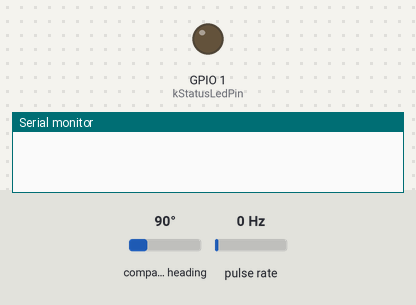
Recording of a sketch running on a simulated ESP32. On the bench: output pins drawn as LEDs (lit = HIGH), the last lines printed to the serial monitor. Wiring (inferred from the names in the program): pulse sensor: data GPIO 7; AS5600 angle sensor at I2C address 0x36. The inputs (shaded band) are chosen by the test bench; at power-on: pulse rate 0 Hz, compass heading 90°. Nothing arrives over Bluetooth unless stated; a phone connects over Bluetooth LE 3 s after start.

Above: at 0.1 s.
At 4.3 s:
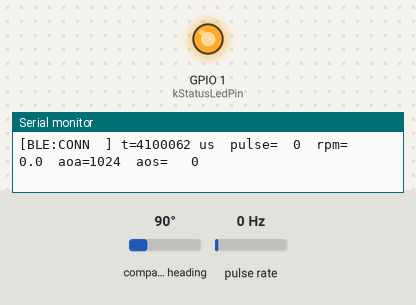
4.4 s: pulse rate (sensor on GPIO 7) set to 1 Hz
7.4 s: compass heading set to 10°
Timing chart, 0 to 10.4 s (numbered marks = the images above; inputs shaded):
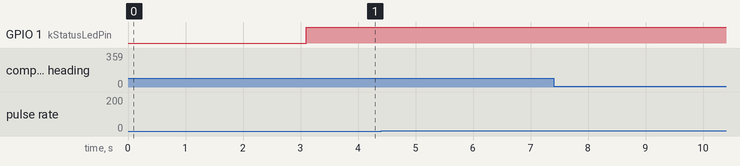

The sketch:

pulse_ble.ino
```cpp
/*
 * pulse_ble.ino
 *
 * エンコーダパルスを正確な 50 ms ウィンドウでカウントし、
 * BLE (Nordic UART Service) でパソコンに送信するスケッチ。
 *
 * ハードウェア構成は air_data と同一:
 *   エンコーダ      : D8 (RISING エッジ割り込み)
 *   バッテリ A/D    : A0
 *   AS5600 (AoA)    : ハードウェア I2C (Wire, デフォルト SDA/SCL)
 *   AS5600 (AoS)    : ソフトウェア I2C (Wire1, SDA=D2, SCL=D3)
 *   ステータス LED   : D0 (BLE 接続中 HIGH)
 *
 * サンプリングタイミング保証:
 *   - esp_timer を ESP_TIMER_ISR ディスパッチで使用し、
 *     正確な 50 ms 周期でパルス数スナップショットを取得する。
 *   - メインループの処理時間（I2C 読み取り・BLE 送信）は
 *     サンプリング周期に影響しない。
 *
 * BLE 送信フォーマット (CSV, LF 終端):
 *   timestamp_us,pulse_count,rpm,aoa_raw,aos_raw
 *
 * Windows / macOS での受信例:
 *   Web Bluetooth REPL、または BLE シリアルターミナルで
 *   NUS (Nordic UART Service) に接続し、TX Characteristic を Notify 登録する。
 */

#include <BLEDevice.h>
#include <BLEServer.h>
#include <BLEUtils.h>
#include <BLE2902.h>
#include <Wire.h>
#include <esp_timer.h>

// ── ピン定義 (air_data と同一) ────────────────────────────────────────────
constexpr uint8_t kEncoderPin      = D8;
constexpr uint8_t kBatterySensePin = A0;
constexpr uint8_t kStatusLedPin    = D0;
constexpr uint8_t kAosSdaPin       = D2;
constexpr uint8_t kAosSclPin       = D3;
constexpr bool    kEnableAosSensor = false;

// ── AS5600 ────────────────────────────────────────────────────────────────
constexpr uint8_t kAs5600Address  = 0x36;
constexpr uint8_t kAs5600RegAngle = 0x0C;

// ── サンプリング設定 ──────────────────────────────────────────────────────
constexpr uint32_t kSampleIntervalUs = 500000UL; // 500 ms
constexpr float    kSampleIntervalS  = 0.500f;
constexpr uint16_t kPulsesPerRev     = 1;         // ★ 1回転あたりのパルス数: 実機に合わせて変更

// ── BLE Nordic UART Service (NUS) UUID ───────────────────────────────────
static const char* kNusServiceUuid = "6E400001-B5A3-F393-E0A9-E50E24DCCA9E";
static const char* kNusTxUuid      = "6E400003-B5A3-F393-E0A9-E50E24DCCA9E";
static const char* kNusRxUuid      = "6E400002-B5A3-F393-E0A9-E50E24DCCA9E";

// ── ISR ↔ タスク間 共有データ ────────────────────────────────────────────
// ESP32 デュアルコア向け安全なスピンロック
static portMUX_TYPE g_slotMux = portMUX_INITIALIZER_UNLOCKED;

// エンコーダ ISR から加算されるカウンタ（32-bit 整列 → ESP32 上でアトミック読み取り可能）
volatile uint32_t g_totalPulseCount = 0;

struct SampleSlot {
  uint32_t pulseCount;   // 直前 50 ms 窓のパルス数
  uint32_t timestampUs;  // esp_timer 基準のスナップショット時刻 [us]
};

volatile SampleSlot g_slot      = {};
volatile bool       g_slotReady = false;

// タイマー ISR 内でのみ参照する前回カウント（保護不要）
static uint32_t g_prevPulseCount = 0;

// ── BLE ──────────────────────────────────────────────────────────────────
static BLECharacteristic* g_txChar       = nullptr;
static bool               g_bleConnected = false;

// ── AS5600 キャッシュ (別タスクが更新) ─────────────────────────────────
static volatile uint16_t g_aoaRaw       = 0;
static volatile uint16_t g_aosRaw       = 0;
static volatile bool     g_aoaAvailable = false;
static volatile bool     g_aosAvailable = false;

// ── エンコーダ割り込みハンドラ (IRAM) ────────────────────────────────────
void IRAM_ATTR handleEncoderPulse() {
  g_totalPulseCount++;
}

// ── 50 ms タイマーコールバック ──────────────────────────────────────────
// ESP_TIMER_TASK ディスパッチ: 専用の高優先度タイマータスクから呼ばれる。
// メインループ (Arduino loop タスク) とは独立して動作するため、
// ループの処理時間がサンプリング周期に影響しない。
void onSampleTimer(void* /*arg*/) {
  const uint32_t now   = (uint32_t)esp_timer_get_time();
  // volatile uint32_t の 32-bit 読み取りは ESP32 上でアトミック
  const uint32_t total = g_totalPulseCount;

  portENTER_CRITICAL(&g_slotMux);
  g_slot.pulseCount  = total - g_prevPulseCount;
  g_slot.timestampUs = now;
  g_slotReady        = true;
  portEXIT_CRITICAL(&g_slotMux);

  // g_prevPulseCount はタイマータスク内のみで使用するため保護不要
  g_prevPulseCount = total;
}

// ── BLE 接続コールバック ──────────────────────────────────────────────────
class ServerCallbacks : public BLEServerCallbacks {
  void onConnect(BLEServer*) override {
    g_bleConnected = true;
    digitalWrite(kStatusLedPin, HIGH);
  }
  void onDisconnect(BLEServer*) override {
    g_bleConnected = false;
    digitalWrite(kStatusLedPin, LOW);
    // 切断後に自動で再アドバタイズ
    BLEDevice::startAdvertising();
  }
};

// ── AS5600 読み取り関数 ─────────────────────────────────────────────────
static bool readAS5600(TwoWire& wire, uint16_t& rawAngle) {
  wire.beginTransmission(kAs5600Address);
  wire.write(kAs5600RegAngle);
  if (wire.endTransmission(false) != 0) return false;
  if (wire.requestFrom(kAs5600Address, (uint8_t)2) < 2) return false;
  rawAngle  = ((uint16_t)wire.read() << 8) & 0x0F00;
  rawAngle |= (uint16_t)wire.read();
  return true;
}

// ── AoA 読み取りタスク ──────────────────────────────────────────────────
// 動作確認済みのハードウェア I2C (Wire) のみを扱う。AoS 側が不安定でも AoA は継続する。
static void aoaTask(void* /*arg*/) {
  for (;;) {
    uint16_t rawAngle = 0;
    g_aoaAvailable = readAS5600(Wire, rawAngle);
    if (g_aoaAvailable) {
      g_aoaRaw = rawAngle;
    }
    vTaskDelay(pdMS_TO_TICKS(100));
  }
}

// ── AoS 読み取りタスク ──────────────────────────────────────────────────
// ソフトウェア I2C 側が不安定なためデフォルト無効。必要時のみ有効化する。
static void aosTask(void* /*arg*/) {
  for (;;) {
    uint16_t rawAngle = 0;
    g_aosAvailable = readAS5600(Wire1, rawAngle);
    if (g_aosAvailable) {
      g_aosRaw = rawAngle;
    }
    vTaskDelay(pdMS_TO_TICKS(100));
  }
}

// ── setup ─────────────────────────────────────────────────────────────────
void setup() {
  Serial.begin(115200);
  delay(100);

  pinMode(kStatusLedPin, OUTPUT);
  digitalWrite(kStatusLedPin, LOW);
  pinMode(kEncoderPin, INPUT_PULLUP);
  pinMode(kBatterySensePin, INPUT);

  // エンコーダ割り込み登録
  attachInterrupt(digitalPinToInterrupt(kEncoderPin), handleEncoderPulse, RISING);

  // I2C (air_data と同一設定)
  Wire.begin();
  Wire.setClock(400000);
  if (kEnableAosSensor) {
    Wire1.begin(kAosSdaPin, kAosSclPin);
    Wire1.setClock(400000);
  }

  // ── BLE 初期化 ────────────────────────────────────────────────────────
  BLEDevice::init("AirData-BLE");
  BLEServer* server = BLEDevice::createServer();
  server->setCallbacks(new ServerCallbacks());

  BLEService* svc = server->createService(kNusServiceUuid);

  // TX Characteristic: ESP32 → PC (Notify)
  g_txChar = svc->createCharacteristic(
    kNusTxUuid, BLECharacteristic::PROPERTY_NOTIFY);
  g_txChar->addDescriptor(new BLE2902());

  // RX Characteristic: PC → ESP32 (今回は受信処理なし、NUS 互換のため宣言)
  svc->createCharacteristic(
    kNusRxUuid, BLECharacteristic::PROPERTY_WRITE);

  svc->start();

  BLEAdvertising* adv = BLEDevice::getAdvertising();
  adv->addServiceUUID(kNusServiceUuid);
  adv->setScanResponse(true);
  BLEDevice::startAdvertising();

  // AS5600 読み取りタスク起動
  xTaskCreate(aoaTask, "aoa", 2048, nullptr, 1, nullptr);
  if (kEnableAosSensor) {
    xTaskCreate(aosTask, "aos", 2048, nullptr, 1, nullptr);
  }

  // ── 500 ms 周期ハードウェアタイマー ───────────────────────────────────
  // ESP_TIMER_ISR: ISR コンテキストで直接コールバックを実行し、
  // FreeRTOS タスクスケジューラのジッターを排除する。
  esp_timer_handle_t sampleTimer;
  const esp_timer_create_args_t timerArgs = {
    .callback              = onSampleTimer,
    .arg                   = nullptr,
    .dispatch_method       = ESP_TIMER_TASK,
    .name                  = "sample500ms",
    .skip_unhandled_events = false,
  };
  ESP_ERROR_CHECK(esp_timer_create(&timerArgs, &sampleTimer));
  ESP_ERROR_CHECK(esp_timer_start_periodic(sampleTimer, kSampleIntervalUs));

  Serial.println("[pulse_ble] ready – advertising as 'AirData-BLE'");
}

// ── loop ──────────────────────────────────────────────────────────────────
void loop() {
  // サンプルが準備されていなければ即時リターン（ポーリング）
  if (!g_slotReady) return;

  // スナップショットをローカルにコピーしてフラグを解除
  SampleSlot sample;
  portENTER_CRITICAL(&g_slotMux);
  sample.pulseCount  = g_slot.pulseCount;
  sample.timestampUs = g_slot.timestampUs;
  g_slotReady        = false;
  portEXIT_CRITICAL(&g_slotMux);

  // RPM 計算: (パルス数 / PPR) / 窓幅[s] * 60
  const float rpm = (float)sample.pulseCount / kPulsesPerRev / kSampleIntervalS * 60.0f;

  // AS5600 キャッシュ値をスナップショット
  const uint16_t aoaRaw = g_aoaRaw;
  const uint16_t aosRaw = kEnableAosSensor ? g_aosRaw : 0;

  // シリアルモニタ出力
  Serial.printf("[BLE:%s] t=%7lu us  pulse=%3u  rpm=%8.1f  aoa=%4u%s  aos=%4u%s\n",
    g_bleConnected ? "CONN  " : "no-con",
    (unsigned long)sample.timestampUs,
    (unsigned)sample.pulseCount,
    rpm,
    (unsigned)aoaRaw,
    g_aoaAvailable ? "" : "?",
    (unsigned)aosRaw,
    kEnableAosSensor && !g_aosAvailable ? "?" : "");

  // BLE 送信 (接続中のみ): timestamp_us,pulse_count,rpm,aoa_raw,aos_raw
  if (g_bleConnected) {
    char buf[64];
    const int len = snprintf(buf, sizeof(buf), "%lu,%u,%.1f,%u,%u\n",
      (unsigned long)sample.timestampUs,
      (unsigned)sample.pulseCount,
      rpm,
      (unsigned)aoaRaw,
      (unsigned)aosRaw);
    if (len > 0) {
      g_txChar->setValue(reinterpret_cast<uint8_t*>(buf), (size_t)len);
      g_txChar->notify();
    }
  }
}
```
